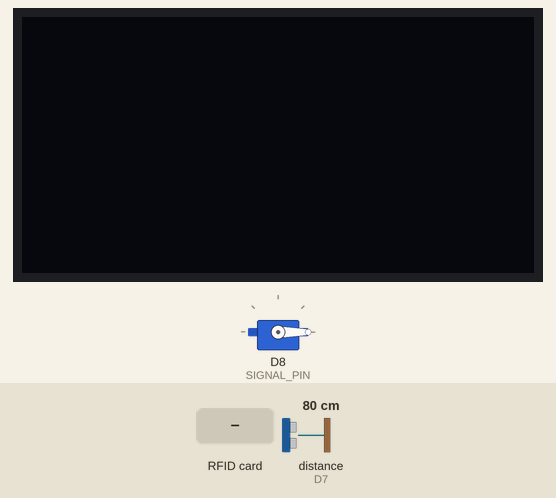
The sketch below on a simulated ESP8266 (NodeMCU). On the bench: servo, 128×64 one-colour display. The inputs (shaded band) are chosen by the test bench; at power-on: distance to the obstacle (sensor on D7) 80 cm. The echo pulse lasts 58.3 µs per cm; WiFi joins after 1.5 s; servers stay silent unless stated; web services answer with replies made up by the test bench; what the sketch prints to the serial monitor is not drawn.

Above: at 6.2 s.
6.3 s: RFID card 5E 7A 19 C4 held to the reader
At 8.0 s:
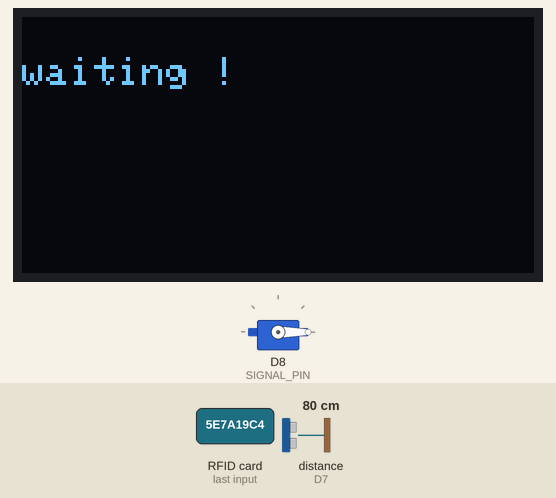
At 11.7 s:
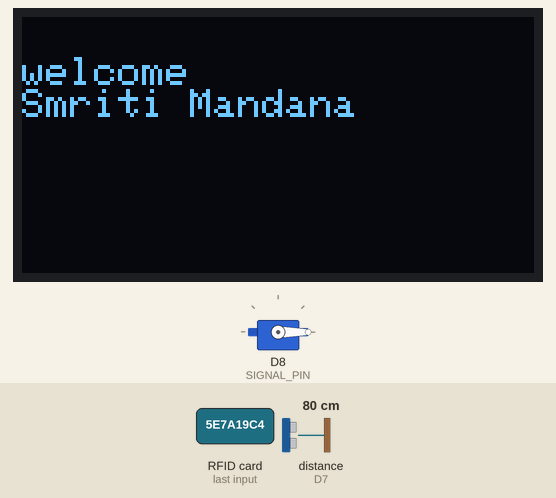
Timing chart, 0 to 21.3 s (numbered marks = the images above; inputs shaded):
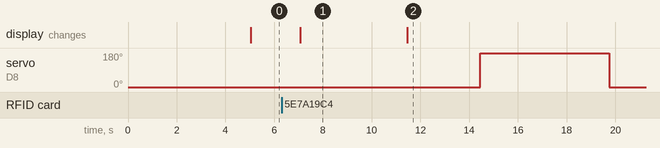

Measured:
- after the input at 6.3 s, servo on D8 (SIGNAL_PIN): 0° → 180° after 8.2 s, → 0° 5.3 s later; the display: first differs from a run without the input after 5.1 s (image 2)
- what the display in image 1 shows lasts 4.3 s, from 7.1 s to 11.4 s

The sketch:

NFC_Reader.ino
```cpp
#include <SoftwareSerial.h>
#include <PN532_SWHSU.h>
#include <PN532.h>
#include <ESP8266WiFi.h>
#include <Adafruit_Fingerprint.h>
#include <ESP8266WiFi.h>
#include <LiquidCrystal_I2C.h>
#include <Servo.h>
#include <Wire.h>
#include <Adafruit_GFX.h>

#include <Adafruit_SSD1306.h>

#include <Fonts/FreeSerif9pt7b.h>

// Pin assignment

#define SIGNAL_PIN D8
const int trigPin = D6;  //D4

const int echoPin = D7;  //D3

#define SCREEN_WIDTH 128 // OLED display width, in pixels
#define SCREEN_HEIGHT 64 // OLED display height, in pixels

// Declaration for an SSD1306 display connected to I2C (SDA, SCL pins)
Adafruit_SSD1306 display(SCREEN_WIDTH, SCREEN_HEIGHT, &Wire, -1);
SoftwareSerial SWSerial( D5, D0 ); // RX, TX

PN532_SWHSU pn532swhsu( SWSerial );
PN532 nfc( pn532swhsu );
String tagId = "None", dispTag = "None";
byte nuidPICC[4];

long duration;

int distance;

LiquidCrystal_I2C lcd(0x3F, 16, 2);
SoftwareSerial mySerial(D3, D4);
Adafruit_Fingerprint finger = Adafruit_Fingerprint(&mySerial);


Servo servoMotor;

const char* ssid     = "Vodafone-1474";   //replace with your own SSID
const char* password = "2d96qhXsGFZGqkNA";    //replace with your own password
const char* host = "api.pushingbox.com";
String member = "";
int flag = 0;
const int MAX_NAMES = 127; // Maximum number of names
const int MAX_NAME_LENGTH = 20; // Maximum length of each name

char names[MAX_NAMES][MAX_NAME_LENGTH];


void setup(void)
{
  servoMotor.attach(SIGNAL_PIN);


  // Set initial position to 0 degrees

  servoMotor.write(0);

  delay(1000);


  // Set initial position to 0 degrees
servoMotor.write(0);

  delay(1000);
  pinMode(trigPin, OUTPUT); // Sets the trigPin as an Output

  pinMode(echoPin, INPUT); // Sets the echoPin as an Input

  Serial.begin(115200);
  delay(10);
  Serial.println();
  Serial.println();
  Serial.print("Connecting to WiFi...       ");
  Serial.print("Connecting to ");
  Serial.println(ssid);
  WiFi.mode(WIFI_STA);
  WiFi.begin(ssid, password);

  while (WiFi.status() != WL_CONNECTED)
  {
    delay(500);
    Serial.print(".");
  }

  Serial.println("");
  Serial.println("WiFi connected");
  Serial.println("IP address: ");
  Serial.println(WiFi.localIP());


  delay(1500);

  Serial.println("Hello Maker!");
  //  Serial2.begin(115200, SERIAL_8N1, RXD2, TXD2);
  nfc.begin();
  uint32_t versiondata = nfc.getFirmwareVersion();
  if (! versiondata)
  {
    Serial.print("Didn't Find PN53x Module");
    while (1); // Halt
  }
  // Got valid data, print it out!
  Serial.print("Found chip PN5");
  Serial.println((versiondata >> 24) & 0xFF, HEX);
  Serial.print("Firmware ver. ");
  Serial.print((versiondata >> 16) & 0xFF, DEC);
  Serial.print('.');
  Serial.println((versiondata >> 8) & 0xFF, DEC);
  // Configure board to read RFID tags
  nfc.SAMConfig();
  //Serial.println("Waiting for an ISO14443A Card ...");
}


void loop()
{
  char inChar;
  //int fingerprintID = getFingerprintID();
  if(!display.begin(SSD1306_SWITCHCAPVCC, 0x3C)) { // Address 0x3D for 128x64
    Serial.println(F("SSD1306 allocation failed"));
    for(;;);
  }
  delay(2000);
  display.clearDisplay();

  display.setTextSize(1);
  display.setTextColor(WHITE);
  display.setCursor(0, 10);
  // Display static text
  display.println("waiting !");
  display.display();
  //Serial.println(fingerprintID);
  delay(50);
  readNFC();
}


void readNFC()
{
  boolean success;
  uint8_t uid[] = { 0, 0, 0, 0, 0, 0, 0 };  // Buffer to store the returned UID
  uint8_t uidLength;                       // Length of the UID (4 or 7 bytes depending on ISO14443A card type)
  success = nfc.readPassiveTargetID(PN532_MIFARE_ISO14443A, &uid[0], &uidLength);
  if (success)
  {
    Serial.print("UID Length: ");
    Serial.print(uidLength, DEC);
    Serial.println(" bytes");
    Serial.print("UID Value: ");
    for (uint8_t i = 0; i < uidLength; i++)
    {
      nuidPICC[i] = uid[i];
      Serial.print(" "); Serial.print(uid[i], DEC);
    }
    Serial.println();
    tagId = tagToString(nuidPICC);
    dispTag = tagId;
    Serial.print(F("tagId is : "));
    Serial.println(tagId);
    Serial.println("");


    delay(1000);  // 1 second halt
    if (tagId==tagId){

    flag = 0;
    connecthost("SmritiMandana");
    const char* charValue = "Smriti Mandana";
    Serial.println("Welcome Smriti Mandana");
    //strcpy(names[fingerprintID+1], charValue);
   String starc=  String(charValue) ;
   OLED(starc);
   Doorcontrol();
    }
  }
  else
  {
    // PN532 probably timed out waiting for a card
    Serial.println("Timed out! Waiting for a card...");
  }
}
String tagToString(byte id[4])
{
  String tagId = "";
  for (byte i = 0; i < 4; i++)
  {
    if (i < 3) tagId += String(id[i]) + ".";
    else tagId += String(id[i]);
  }
  return tagId;
}

void connecthost(String data)
{
  if (flag == 0)
  {
    member = data;
    flag = 1;
    Serial.print("connecting to ");
    Serial.println(host);
    WiFiClient client;
    const int httpPort = 80;
    if (!client.connect(host, httpPort))
    {
      Serial.println("connection failed");
      return;
    }

    // We now create a URL for the request
    String url = "/pushingbox?";
    url += "devid=";
    url += "v88998D347B12D4C";
    url += "&Name=" + String(member);

    Serial.print("Requesting URL: ");
    Serial.println(url);
    client.print(String("GET ") + url + " HTTP/1.1\r\n" +
                 "Host: " + host + "\r\n" +
                 "Connection: close\r\n\r\n");
    unsigned long timeout = millis();
    while (client.available() == 0) {
      if (millis() - timeout > 5000) {
        Serial.println(">>> Client Timeout !");
        client.stop();
        return;
      }
    }
    while (client.available()) {
      String line = client.readStringUntil('\r');
      Serial.print(line);
      Serial.print("Data Sent!");
    }

    Serial.println();
    Serial.println("closing connection");
  }
}

void Doorcontrol() {

  delay(3000);
     digitalWrite(trigPin, LOW);

   delayMicroseconds(2);

   Serial.print("hi");

   Serial.print(D8);

// Sets the trigPin on HIGH state for 10 micro seconds

  digitalWrite(trigPin, HIGH);

  delayMicroseconds(10);

  digitalWrite(trigPin, LOW);

// Reads the echoPin, returns the sound wave travel time in microseconds

  duration = pulseIn(echoPin, HIGH);

// Calculating the distance
distance= duration*0.034/2;
// Prints the distance on the Serial Monitor

Serial.print("Distance: ");

Serial.println(distance);
 if (distance< 100){
    servoMotor.write(180);
delay(300);
// Wait for 10 seconds
delay(5000);
servoMotor.write(0);
 delay(100);
    }


}
void OLED(String starc){
  if(!display.begin(SSD1306_SWITCHCAPVCC, 0x3C)) { // Address 0x3D for 128x64
    Serial.println(F("SSD1306 allocation failed"));
    for(;;);
  }
  delay(2000);
  display.clearDisplay();

  display.setTextSize(1);
  display.setTextColor(WHITE);
  display.setCursor(0, 10);
  // Display static text
  display.println("welcome");
  display.println(starc);
  display.display();


}
```
